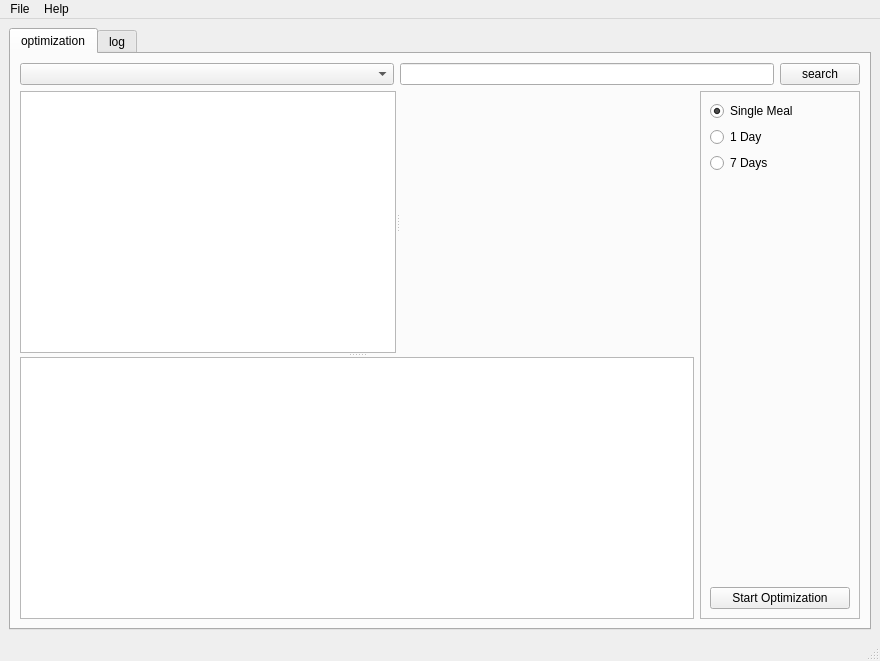
<?xml version="1.0" encoding="UTF-8"?>
<ui version="4.0">
 <class>MainWindow</class>
 <widget class="QMainWindow" name="MainWindow">
  <property name="geometry">
   <rect>
    <x>0</x>
    <y>0</y>
    <width>880</width>
    <height>661</height>
   </rect>
  </property>
  <property name="windowTitle">
   <string>MainWindow</string>
  </property>
  <widget class="QWidget" name="centralwidget">
   <layout class="QVBoxLayout" name="verticalLayout_6">
    <item>
     <widget class="QTabWidget" name="tabWidget">
      <property name="currentIndex">
       <number>0</number>
      </property>
      <widget class="QWidget" name="tab">
       <attribute name="title">
        <string>optimization</string>
       </attribute>
       <layout class="QVBoxLayout" name="verticalLayout_5">
        <item>
         <layout class="QVBoxLayout" name="verticalLayout">
          <item>
           <layout class="QHBoxLayout" name="horizontalLayout">
            <item>
             <widget class="QComboBox" name="comboBox_categories">
              <property name="sizePolicy">
               <sizepolicy hsizetype="MinimumExpanding" vsizetype="Fixed">
                <horstretch>0</horstretch>
                <verstretch>0</verstretch>
               </sizepolicy>
              </property>
              <property name="minimumSize">
               <size>
                <width>180</width>
                <height>0</height>
               </size>
              </property>
              <property name="maximumSize">
               <size>
                <width>500000</width>
                <height>16777215</height>
               </size>
              </property>
             </widget>
            </item>
            <item>
             <widget class="QLineEdit" name="lineEdit_search">
              <property name="maximumSize">
               <size>
                <width>2000000</width>
                <height>16777215</height>
               </size>
              </property>
             </widget>
            </item>
            <item>
             <widget class="QPushButton" name="pushButton_search">
              <property name="maximumSize">
               <size>
                <width>1000000</width>
                <height>16777215</height>
               </size>
              </property>
              <property name="text">
               <string>search</string>
              </property>
             </widget>
            </item>
           </layout>
          </item>
          <item>
           <layout class="QHBoxLayout" name="horizontalLayout_2">
            <item>
             <widget class="QSplitter" name="splitter_2">
              <property name="orientation">
               <enum>Qt::Vertical</enum>
              </property>
              <widget class="QSplitter" name="splitter">
               <property name="orientation">
                <enum>Qt::Horizontal</enum>
               </property>
               <widget class="QTableWidget" name="tableWidget_overview">
                <property name="sizePolicy">
                 <sizepolicy hsizetype="MinimumExpanding" vsizetype="MinimumExpanding">
                  <horstretch>0</horstretch>
                  <verstretch>0</verstretch>
                 </sizepolicy>
                </property>
                <property name="minimumSize">
                 <size>
                  <width>250</width>
                  <height>200</height>
                 </size>
                </property>
                <property name="maximumSize">
                 <size>
                  <width>2000000</width>
                  <height>2000000</height>
                 </size>
                </property>
               </widget>
               <widget class="MatplotlibWidget" name="mpl_widget" native="true">
                <property name="sizePolicy">
                 <sizepolicy hsizetype="MinimumExpanding" vsizetype="MinimumExpanding">
                  <horstretch>0</horstretch>
                  <verstretch>0</verstretch>
                 </sizepolicy>
                </property>
                <property name="minimumSize">
                 <size>
                  <width>200</width>
                  <height>200</height>
                 </size>
                </property>
               </widget>
              </widget>
              <widget class="QTableWidget" name="tableWidget_userSelection">
               <property name="sizePolicy">
                <sizepolicy hsizetype="MinimumExpanding" vsizetype="MinimumExpanding">
                 <horstretch>0</horstretch>
                 <verstretch>0</verstretch>
                </sizepolicy>
               </property>
               <property name="minimumSize">
                <size>
                 <width>500</width>
                 <height>200</height>
                </size>
               </property>
               <property name="maximumSize">
                <size>
                 <width>16777215</width>
                 <height>16777215</height>
                </size>
               </property>
              </widget>
             </widget>
            </item>
            <item>
             <layout class="QVBoxLayout" name="verticalLayout_4">
              <item>
               <widget class="QFrame" name="frame">
                <property name="maximumSize">
                 <size>
                  <width>160</width>
                  <height>16777215</height>
                 </size>
                </property>
                <property name="frameShape">
                 <enum>QFrame::StyledPanel</enum>
                </property>
                <property name="frameShadow">
                 <enum>QFrame::Raised</enum>
                </property>
                <layout class="QVBoxLayout" name="verticalLayout_3">
                 <item>
                  <layout class="QVBoxLayout" name="verticalLayout_2">
                   <item>
                    <widget class="QRadioButton" name="radioButton_singleMeal">
                     <property name="text">
                      <string>Single Meal</string>
                     </property>
                     <property name="checked">
                      <bool>true</bool>
                     </property>
                    </widget>
                   </item>
                   <item>
                    <widget class="QRadioButton" name="radioButton_oneDay">
                     <property name="text">
                      <string>1 Day</string>
                     </property>
                    </widget>
                   </item>
                   <item>
                    <widget class="QRadioButton" name="radioButton_sevenDays">
                     <property name="text">
                      <string>7 Days</string>
                     </property>
                    </widget>
                   </item>
                  </layout>
                 </item>
                 <item>
                  <spacer name="verticalSpacer">
                   <property name="orientation">
                    <enum>Qt::Vertical</enum>
                   </property>
                   <property name="sizeHint" stdset="0">
                    <size>
                     <width>20</width>
                     <height>40</height>
                    </size>
                   </property>
                  </spacer>
                 </item>
                 <item>
                  <widget class="QPushButton" name="pushButton_startOptimization">
                   <property name="maximumSize">
                    <size>
                     <width>160</width>
                     <height>16777215</height>
                    </size>
                   </property>
                   <property name="text">
                    <string>Start Optimization</string>
                   </property>
                  </widget>
                 </item>
                </layout>
               </widget>
              </item>
             </layout>
            </item>
           </layout>
          </item>
         </layout>
        </item>
       </layout>
      </widget>
      <widget class="QWidget" name="tab_2">
       <attribute name="title">
        <string>log</string>
       </attribute>
      </widget>
     </widget>
    </item>
   </layout>
  </widget>
  <widget class="QMenuBar" name="menubar">
   <property name="geometry">
    <rect>
     <x>0</x>
     <y>0</y>
     <width>880</width>
     <height>22</height>
    </rect>
   </property>
   <widget class="QMenu" name="menuFile">
    <property name="title">
     <string>File</string>
    </property>
   </widget>
   <widget class="QMenu" name="menuHelp">
    <property name="title">
     <string>Help</string>
    </property>
   </widget>
   <addaction name="menuFile"/>
   <addaction name="menuHelp"/>
  </widget>
  <widget class="QStatusBar" name="statusbar"/>
 </widget>
 <customwidgets>
  <customwidget>
   <class>MatplotlibWidget</class>
   <extends>QWidget</extends>
   <header>matplotlibwidget</header>
   <container>1</container>
  </customwidget>
 </customwidgets>
 <resources/>
 <connections/>
</ui>
